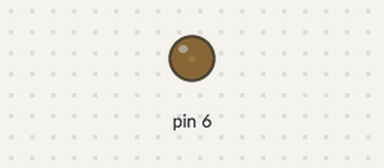
This sketch was run on a simulated Arduino Uno, built with avr-gcc and run on an emulated ATmega328P. Shown: output pins drawn as LEDs (lit = HIGH).

Above: at 0.05 s.
At 3.5 s:
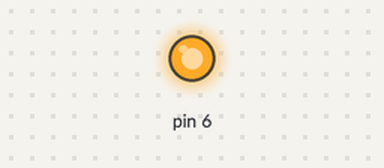
At 7.0 s:
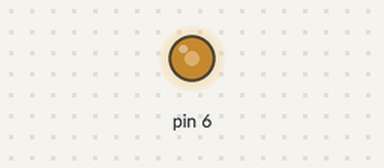
Timing chart, 0 to 9.8 s (numbered marks = the images above):
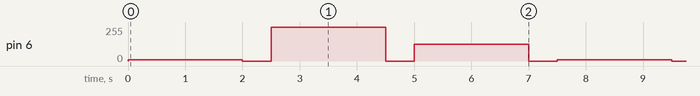

The sketch:

4.Example.ino
```cpp
void setup() {
  // put your setup code here, to run once:
  pinMode(6, OUTPUT);
}

void loop() {
  // put your main code here, to run repeatedly:
  analogWrite(6, 10);
  delay(2000);
  analogWrite(6, 0);
  delay(500);
  analogWrite(6,255);
  delay(2000);
  analogWrite(6, 0);
  delay(500);
  analogWrite(6,127);
  delay(2000);
  analogWrite(6, 0);
  delay(500);
}
```

Measured:
- by itself, pin 6: repeats every 7.5 s: 0/255 0.50 s, 255/255 2.0 s, 0/255 0.50 s, 127/255 2.0 s, 0/255 0.50 s, 10/255 2.0 s
